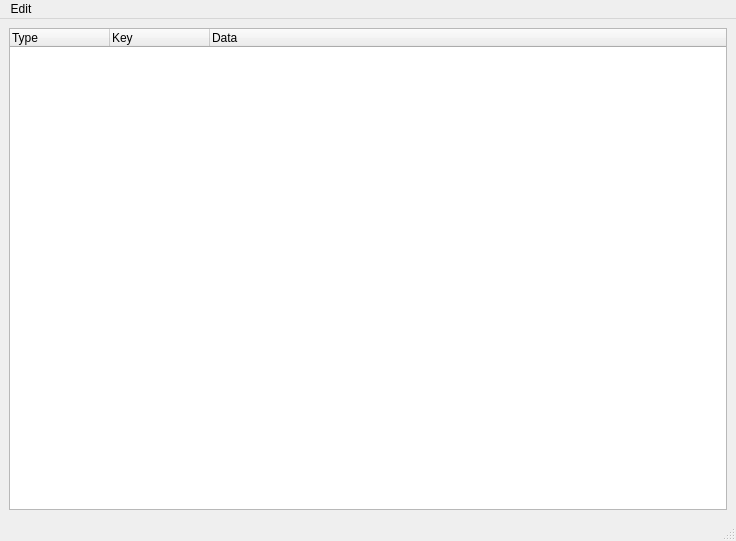
<?xml version="1.0" encoding="UTF-8"?>
<ui version="4.0">
 <class>MainWindow</class>
 <widget class="QMainWindow" name="MainWindow">
  <property name="geometry">
   <rect>
    <x>0</x>
    <y>0</y>
    <width>736</width>
    <height>541</height>
   </rect>
  </property>
  <property name="windowTitle">
   <string>MainWindow</string>
  </property>
  <widget class="QWidget" name="centralwidget">
   <layout class="QGridLayout" name="gridLayout">
    <item row="0" column="0">
     <widget class="QTreeWidget" name="treeWidget">
      <column>
       <property name="text">
        <string notr="true">Type</string>
       </property>
      </column>
      <column>
       <property name="text">
        <string>Key</string>
       </property>
      </column>
      <column>
       <property name="text">
        <string>Data</string>
       </property>
      </column>
     </widget>
    </item>
   </layout>
  </widget>
  <widget class="QMenuBar" name="menubar">
   <property name="geometry">
    <rect>
     <x>0</x>
     <y>0</y>
     <width>736</width>
     <height>26</height>
    </rect>
   </property>
   <widget class="QMenu" name="menuEdit">
    <property name="title">
     <string>Edit</string>
    </property>
    <widget class="QMenu" name="menuTraverse">
     <property name="title">
      <string>Traverse</string>
     </property>
     <addaction name="actionPreorder_2"/>
     <addaction name="actionInorder"/>
     <addaction name="actionPostorder"/>
    </widget>
    <addaction name="actionAdd"/>
    <addaction name="actionDelete"/>
    <addaction name="actionFind"/>
    <addaction name="menuTraverse"/>
    <addaction name="actionCount_of_nodes_with_one_child"/>
   </widget>
   <addaction name="menuEdit"/>
  </widget>
  <widget class="QStatusBar" name="statusbar"/>
  <action name="actionAdd">
   <property name="text">
    <string>Add</string>
   </property>
  </action>
  <action name="actionDelete">
   <property name="text">
    <string>Delete</string>
   </property>
  </action>
  <action name="actionPreorder_2">
   <property name="text">
    <string>Preorder</string>
   </property>
  </action>
  <action name="actionInorder">
   <property name="text">
    <string>Inorder</string>
   </property>
  </action>
  <action name="actionPostorder">
   <property name="text">
    <string>Postorder</string>
   </property>
  </action>
  <action name="actionFind">
   <property name="text">
    <string>Find</string>
   </property>
  </action>
  <action name="actionCount_of_nodes_with_one_child">
   <property name="text">
    <string>Count of nodes with one child</string>
   </property>
  </action>
 </widget>
 <resources/>
 <connections>
  <connection>
   <sender>actionAdd</sender>
   <signal>triggered()</signal>
   <receiver>MainWindow</receiver>
   <slot>onAdd_clicked()</slot>
   <hints>
    <hint type="sourcelabel">
     <x>-1</x>
     <y>-1</y>
    </hint>
    <hint type="destinationlabel">
     <x>367</x>
     <y>270</y>
    </hint>
   </hints>
  </connection>
  <connection>
   <sender>actionDelete</sender>
   <signal>triggered()</signal>
   <receiver>MainWindow</receiver>
   <slot>onDelete_clicked()</slot>
   <hints>
    <hint type="sourcelabel">
     <x>-1</x>
     <y>-1</y>
    </hint>
    <hint type="destinationlabel">
     <x>367</x>
     <y>270</y>
    </hint>
   </hints>
  </connection>
  <connection>
   <sender>actionFind</sender>
   <signal>triggered()</signal>
   <receiver>MainWindow</receiver>
   <slot>onFind_clicked()</slot>
   <hints>
    <hint type="sourcelabel">
     <x>-1</x>
     <y>-1</y>
    </hint>
    <hint type="destinationlabel">
     <x>367</x>
     <y>270</y>
    </hint>
   </hints>
  </connection>
  <connection>
   <sender>actionInorder</sender>
   <signal>triggered()</signal>
   <receiver>MainWindow</receiver>
   <slot>onInorder_clicked()</slot>
   <hints>
    <hint type="sourcelabel">
     <x>-1</x>
     <y>-1</y>
    </hint>
    <hint type="destinationlabel">
     <x>367</x>
     <y>270</y>
    </hint>
   </hints>
  </connection>
  <connection>
   <sender>actionPostorder</sender>
   <signal>triggered()</signal>
   <receiver>MainWindow</receiver>
   <slot>onPostorder_clicked()</slot>
   <hints>
    <hint type="sourcelabel">
     <x>-1</x>
     <y>-1</y>
    </hint>
    <hint type="destinationlabel">
     <x>367</x>
     <y>270</y>
    </hint>
   </hints>
  </connection>
  <connection>
   <sender>actionPreorder_2</sender>
   <signal>triggered()</signal>
   <receiver>MainWindow</receiver>
   <slot>onPreorder_clicked()</slot>
   <hints>
    <hint type="sourcelabel">
     <x>-1</x>
     <y>-1</y>
    </hint>
    <hint type="destinationlabel">
     <x>367</x>
     <y>270</y>
    </hint>
   </hints>
  </connection>
  <connection>
   <sender>actionCount_of_nodes_with_one_child</sender>
   <signal>triggered()</signal>
   <receiver>MainWindow</receiver>
   <slot>onCount_clicked()</slot>
   <hints>
    <hint type="sourcelabel">
     <x>-1</x>
     <y>-1</y>
    </hint>
    <hint type="destinationlabel">
     <x>367</x>
     <y>270</y>
    </hint>
   </hints>
  </connection>
 </connections>
 <slots>
  <slot>onAdd_clicked()</slot>
  <slot>onDelete_clicked()</slot>
  <slot>onFind_clicked()</slot>
  <slot>onInorder_clicked()</slot>
  <slot>onPostorder_clicked()</slot>
  <slot>onPreorder_clicked()</slot>
  <slot>onCount_clicked()</slot>
 </slots>
</ui>
